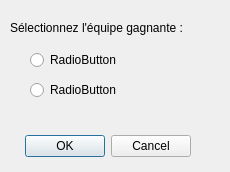
<?xml version="1.0" encoding="UTF-8"?>
<ui version="4.0">
 <class>SetUpWinnerDialog</class>
 <widget class="QDialog" name="SetUpWinnerDialog">
  <property name="geometry">
   <rect>
    <x>0</x>
    <y>0</y>
    <width>230</width>
    <height>172</height>
   </rect>
  </property>
  <property name="windowTitle">
   <string>Saisie d'un gagnant</string>
  </property>
  <widget class="QDialogButtonBox" name="buttonBox">
   <property name="geometry">
    <rect>
     <x>10</x>
     <y>130</y>
     <width>181</width>
     <height>32</height>
    </rect>
   </property>
   <property name="orientation">
    <enum>Qt::Horizontal</enum>
   </property>
   <property name="standardButtons">
    <set>QDialogButtonBox::Cancel|QDialogButtonBox::Ok</set>
   </property>
  </widget>
  <widget class="QRadioButton" name="firstTeamRadio">
   <property name="geometry">
    <rect>
     <x>30</x>
     <y>50</y>
     <width>100</width>
     <height>20</height>
    </rect>
   </property>
   <property name="text">
    <string>RadioButton</string>
   </property>
  </widget>
  <widget class="QRadioButton" name="secondTeamRadio">
   <property name="geometry">
    <rect>
     <x>30</x>
     <y>80</y>
     <width>100</width>
     <height>20</height>
    </rect>
   </property>
   <property name="text">
    <string>RadioButton</string>
   </property>
  </widget>
  <widget class="QLabel" name="label">
   <property name="geometry">
    <rect>
     <x>10</x>
     <y>20</y>
     <width>211</width>
     <height>16</height>
    </rect>
   </property>
   <property name="text">
    <string>Sélectionnez l'équipe gagnante :</string>
   </property>
  </widget>
 </widget>
 <resources/>
 <connections>
  <connection>
   <sender>buttonBox</sender>
   <signal>accepted()</signal>
   <receiver>SetUpWinnerDialog</receiver>
   <slot>accept()</slot>
   <hints>
    <hint type="sourcelabel">
     <x>248</x>
     <y>254</y>
    </hint>
    <hint type="destinationlabel">
     <x>157</x>
     <y>274</y>
    </hint>
   </hints>
  </connection>
  <connection>
   <sender>buttonBox</sender>
   <signal>rejected()</signal>
   <receiver>SetUpWinnerDialog</receiver>
   <slot>reject()</slot>
   <hints>
    <hint type="sourcelabel">
     <x>316</x>
     <y>260</y>
    </hint>
    <hint type="destinationlabel">
     <x>286</x>
     <y>274</y>
    </hint>
   </hints>
  </connection>
 </connections>
</ui>
